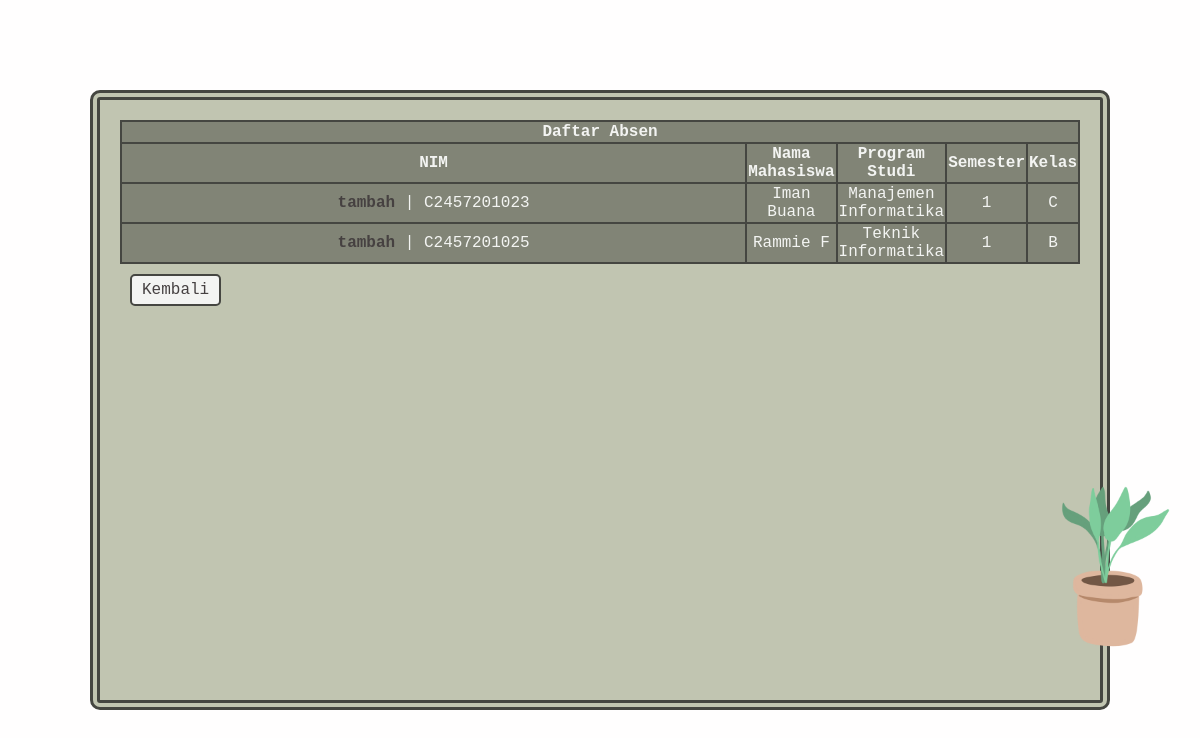
/v2/tdosen/attend.php (signed in), run on the app's committed database.
### tables this page shows
CREATE TABLE IF NOT EXISTS `absen_mahasiswa` (
  `nim` varchar(20) NOT NULL,
  `password` varchar(20) NOT NULL,
  `nama` varchar(50) NOT NULL,
  `prodi` varchar(50) NOT NULL,
  `semester` int(2) NOT NULL,
  `kelas` text NOT NULL,
  `kehadiran` int(1) NOT NULL,
  PRIMARY KEY (`nim`)
);

### v2/tdosen/attend.php (the view, shortened to what this page needs)
<?php
  include_once('../config_table.php');
  $result = mysqli_query ($mysqli, "select * from absen_mahasiswa where kehadiran = 1 order by nim asc");
?>
<!DOCTYPE html>
<html>
  <head>
   <link rel="stylesheet" href="attend-style.css">
  </head>
  <body>
    <div id="main">
      <img src='plant3.png'>
      <table>
        <tr>
          <th colspan="5">
            Daftar Absen
          </th>
        </tr>
        <tr>
          <th>NIM</th>
          <th>Nama Mahasiswa</th>
          <th>Program Studi</th>
          <th>Semester</th>
          <th>Kelas</th>
        </tr>
        <tr>
          <?php
           while ($user_data = mysqli_fetch_array($result)) {
            echo "<tr>";
            echo "<td> <a href='add.php?nim=".$user_data['nim']."'><b>tambah</b></a> | ".$user_data['nim']."</td>";
            echo "<td>".$user_data['nama']."</td>";
            echo "<td>".$user_data['prodi']."</td>";
            echo "<td>".$user_data['semester']."</td>";
            echo "<td>".$user_data['kelas']."</td>";
            echo "</tr>";
           }
          ?>
        </tr>
      </table>
      <div class='nav'>
      <a class='button-style' href='dosen-table.php'>Kembali</a>
      </div>
    </div>
  </body>
</html>

### v2/tdosen/attend-style.css (style rules this page uses)
* { font-family: 'Courier New', Courier, monospace; }
html, body { font-family: 'Courier New', Courier, monospace; margin: 0; padding: 0; height: 100%; }
html { margin: 0; padding: 0; }
a { color: rgb(70, 65, 65); text-decoration: none; }
body { background-image: url(../bg.jpg); background-color: rgba(255, 253, 253, 0.518); background-blend-mode: lighten; background-size: 200px 150px; background-repeat: repeat; display: flex; justify-content: center; align-items: center; }
table, th, td { color: rgb(243, 244, 242); background-color: rgb(129, 132, 118); text-align: center; width: 100%; border: 2px solid rgb(69, 70, 65); border-collapse: collapse; }
img { height: 200px; width: auto; position: absolute; margin-left: 34vw; margin-top: 43vh; }
#main { background-color: rgb(193, 197, 177); border: double rgb(69, 70, 65) 10px; border-radius: 10px; height: 70vh; width: 80vw; padding: 20px ; text-align: center; align-items: center; justify-content: center; }
.nav { display: flex; flex-direction: row; }
.button-style { background-color: rgb(243, 244, 242); border: 2px solid rgb(69, 70, 65); border-radius: 5px; margin-top: 10px; margin-left: 10px; padding: 5px 10px; transition: 0.5s; }

### data on the page
absen_mahasiswa: nim "C2457201023", nama "Iman Buana", prodi "Manajemen Informatika", semester "1", kelas "C"
absen_mahasiswa: nim "C2457201025", nama "Rammie F", prodi "Teknik Informatika", semester "1", kelas "B"
